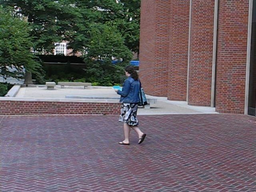
#> input picture images/people1_01.ppm, 256 x 192 px, shrunk from 640 x 480 before the run, found by its file name
$ jupyter execute lucas_kanade.ipynb
#> lines starting #> are read from the running program, lines starting #| are printed output that depends on the picture
[cell 1]
from matplotlib import pyplot as plt
import cv2
import numpy as np
from skimage import filters

[cell 2]
img1 = cv2.imread('./people1_01.ppm')
#> img1 is the input picture: shape (192, 256, 3); mean B, G, R 99.1, 95, 104.7
img2 = cv2.imread('./people1_02.ppm')
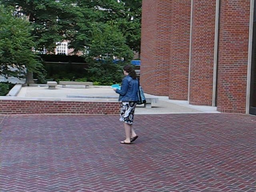
#> input picture images/people1_02.ppm, 256 x 192 px, shrunk from 640 x 480 before the run, found by its file name
#> img2 is the input picture: shape (192, 256, 3); mean B, G, R 99.6, 95.4, 105

img1 = cv2.cvtColor(img1, cv2.COLOR_RGB2GRAY)
#> img1: shape (192, 256)
img2 = cv2.cvtColor(img2, cv2.COLOR_RGB2GRAY)
#> img2: shape (192, 256)

[cell 3]
img1 = img1/255.0
img2 = img2/255.0

[cell 4]
plt.imshow(img1, cmap = 'gray')
plt.show()
plt.imshow(img2, cmap = 'gray')
plt.show()

[cell 5]
img1 = cv2.blur(img1, (5, 5))
img2 = cv2.blur(img2, (5, 5))
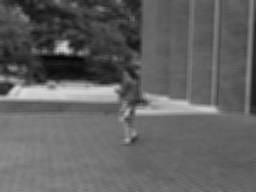
#> img2: shape (192, 256) float64; min 0.0289, max 0.859, mean 0.383
Ix = filters.sobel_v(img1)
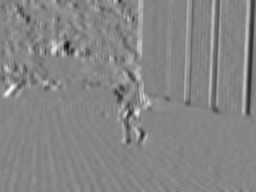
#> Ix: shape (192, 256) float64; min -0.288, max 0.258, mean -0.0011; drawn with min black and max white
Iy = filters.sobel_h(img1)
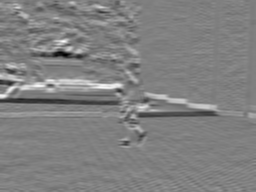
#> Iy: shape (192, 256) float64; min -0.293, max 0.29, mean 0.00165; drawn with min black and max white
It = img2 - img1
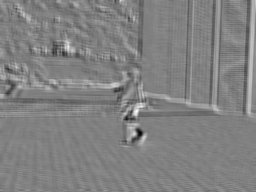
#> It: shape (192, 256) float64; min -0.265, max 0.26, mean 0.00151; drawn with min black and max white

[cell 6]
plt.imshow(Ix, cmap = 'gray')
plt.show()
plt.imshow(Iy, cmap = 'gray')
plt.show()

[cell 7]
plt.imshow(It, cmap = 'gray')
plt.show()

[cell 8]
window_size = 5

[cell 9]
def getANeighbourhood(i, j, Ix, Iy, window_size):
    st = window_size//2
    A = np.zeros((2, 2))

    Ix_window = Ix[i - st: i + st + 1, j - st: j + st + 1]
    Iy_window = Iy[i - st: i + st + 1, j - st: j + st + 1]
    Ixy_window = Ix_window*Iy_window

    sIx = np.sum(Ix_window**2)
    sIy = np.sum(Iy_window**2)
    sIxy = np.sum(Ixy_window)
    A[0][0] = sIx
    A[1][1] = sIy
    A[0][1] = sIxy
    A[1][0] = sIxy

    return A

[cell 10]
def getbNeighbourhood(i, j, Ix, Iy, It, window_size):
    st = window_size//2
    b = np.zeros((2, 1))
    It_window = It[i - st: i + st + 1, j - st: j + st + 1]
    Ix_window = Ix[i - st: i + st + 1, j - st: j + st + 1]
    Iy_window = Iy[i - st: i + st + 1, j - st: j + st + 1]
    b[0] = -np.sum(It_window*Ix_window)
    b[1] = -np.sum(It_window*Iy_window)
    return b

[cell 11]
def lucasKanade(img1, img2, Ix, Iy, It, window_size):
#> called with window_size = 5
    st = window_size//2
    u = np.zeros((img1.shape))
    v = np.zeros((img2.shape))
    for i in range(st, img1.shape[0] - st):
        for j in range(st, img1.shape[1] - st):

            A = getANeighbourhood(i, j, Ix, Iy, window_size)   ### this is A'A
            B = getbNeighbourhood(i, j, Ix, Iy, It, window_size)   ### this is B = A'b
            velocityVec = np.linalg.lstsq(A, B, None)[0]  ### solution: inv(A'A)*B
            u[i, j] = velocityVec[0]
            v[i, j] = velocityVec[1]
#> this loop made 188 passes
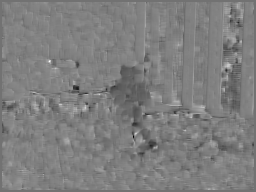
#> u: shape (192, 256) float64; min -4.65, max 5.66, mean 0.462; drawn with min black and max white
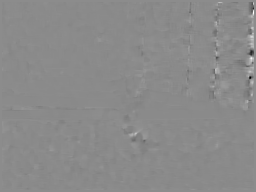
#> v: shape (192, 256) float64; min -20.45, max 16.58, mean -0.305; drawn with min black and max white
    return u, v

[cell 12]
vel = lucasKanade(img1, img2, Ix, Iy, It, 5)

[cell 13]
u = vel[0]
v = vel[1]

[cell 14]
rows, cols = u.shape

[cell 15]
vector_mag = np.sqrt(u ** 2 + v ** 2)
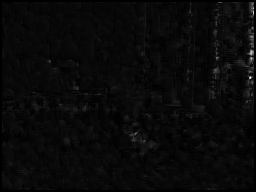
#> vector_mag: shape (192, 256) float64; min 0, max 20.52, mean 0.8; drawn with min black and max white

# Subsample the vector field to make it less dense
subsample = 6
sub_u = u[0:rows:subsample, 0:cols:subsample]
sub_v = v[0:rows:subsample, 0:cols:subsample]
xc = np.linspace(0, cols, sub_u.shape[1])
yc = np.linspace(0, rows, sub_u.shape[0])
# Locations of the vectors
xv, yv = np.meshgrid(xc, yc)
fig0 = plt.figure(figsize = (14,7))
plt.imshow(img1,cmap = 'gray')
plt.title('Optical Flow'), plt.xticks([]), plt.yticks([])
# Plot the vectors
plt.quiver(xv, yv, sub_u, sub_v, color='y')
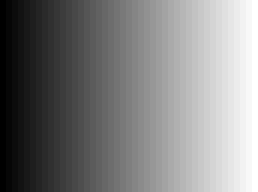
#> xv: shape (32, 43) float64 (shown 6 times larger); min 0, max 256, mean 128; drawn with min black and max white


#vector_im = vector_im * 255

fig1 = plt.figure(figsize = (7,7))
plt.axis('off')
plt.imshow(img1, cmap='gray')
plt.title("1st image")
plt.show()
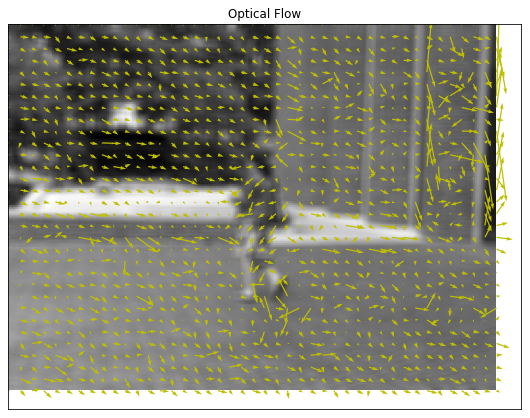
#> figure drawn by matplotlib, 1 panel
fig2 = plt.figure(figsize = (7,7))
plt.axis('off')
plt.imshow(img2, cmap='gray')
plt.title("2nd image")
plt.show()
